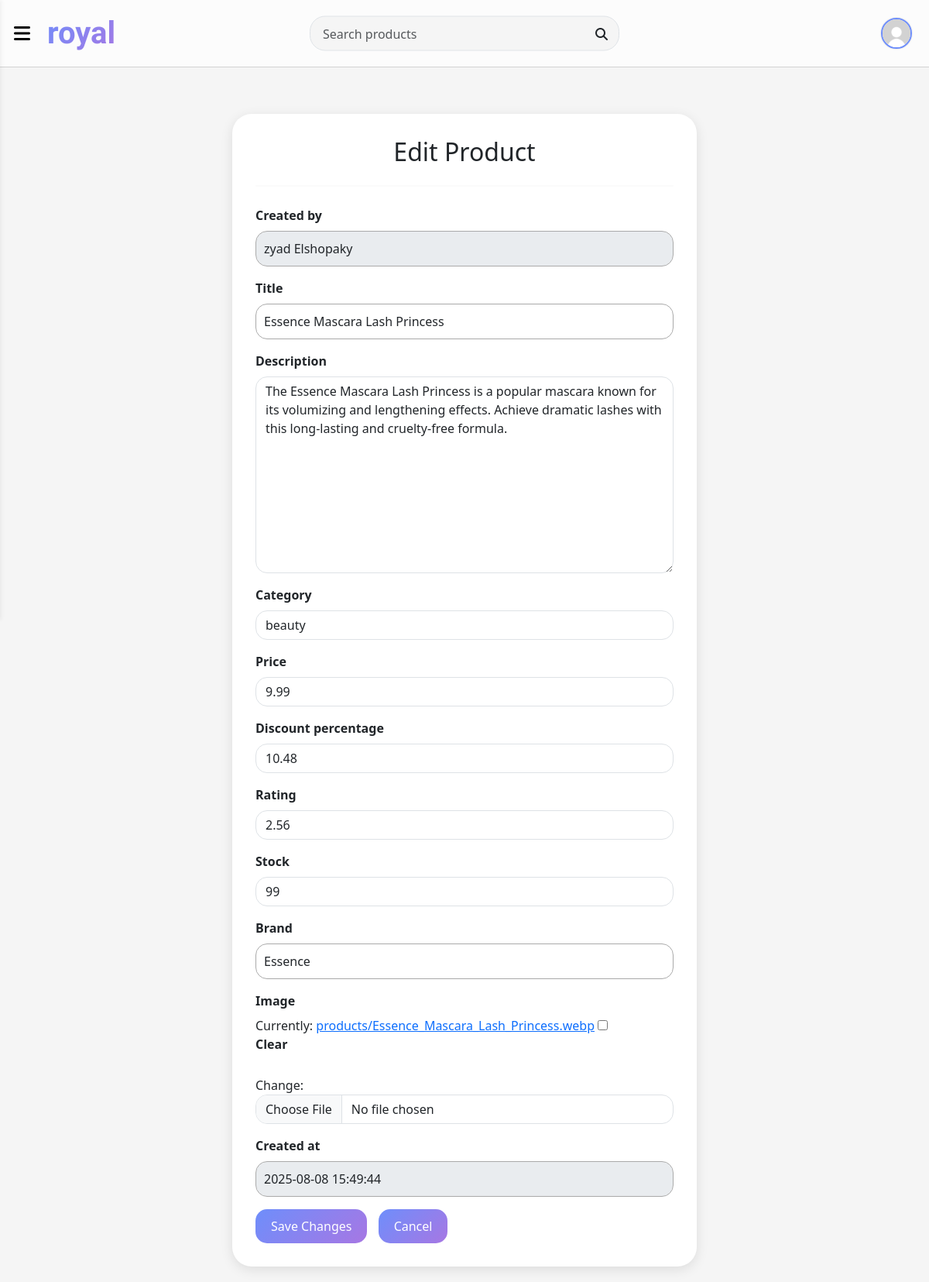
Screenshot of /products/edit/17/ (signed in) with the database file from the repository.
### accounts/models.py (models this page shows, shortened)
class CustomUser(AbstractUser):
    image = models.ImageField(upload_to='account/', null=True, blank=True , default='account/default_user.jpg')
    email = models.EmailField(unique=True)
    phone = models.CharField(max_length=11, blank=True)
    is_seller = models.BooleanField(default=False)
    date_joined = models.DateTimeField(auto_now_add=True)
    username = models.CharField(max_length=150, unique=False, blank=True, null=True)
    GENDER_CHOICES = [
        ('M', 'Male'),
        ('F', 'Female'),
    ]
    gender = models.CharField(
        max_length=1,
        choices=GENDER_CHOICES,
        blank=True,
        null=True
    )
    date_Birth= models.DateField(null=True, blank=True)
    USERNAME_FIELD = "email"
    REQUIRED_FIELDS = ["first_name", "last_name"]

### products/models.py (models this page shows, shortened)
class Product(models.Model):
    created_by = models.ForeignKey(User, on_delete=models.CASCADE, related_name='created_products')
    title = models.CharField(max_length=255)
    description = models.TextField()
    category = models.ForeignKey(category,on_delete=models.CASCADE, related_name='products')
    price = models.DecimalField(max_digits=10, decimal_places=2)
    discount_percentage = models.FloatField()
    rating = models.FloatField()
    stock = models.IntegerField()
    brand = models.CharField(max_length=100)
    image = models.ImageField(upload_to='products/', null=True, blank=True)
    created_at = models.DateTimeField(auto_now_add=True)

### products/views.py (the view)
# urls.py: path('products/edit/<int:pk>/', edit_product, name='edit_product'),
@login_required
def edit_product(request, pk):
    product = get_object_or_404(Product, id=pk, created_by=request.user)
    if request.method == 'POST':
        form = ProductForm(request.POST, request.FILES, instance=product, user=request.user)
        if form.is_valid():
            form.save()
            return redirect('my_products')
    else:
        form = ProductForm(instance=product, user=request.user)
    return render(request, 'products/product_ edit.html', {'form': form})

### products/forms.py
class ProductForm(forms.ModelForm):
    created_at = forms.DateTimeField(disabled=True, required=False ,initial=timezone.now())
    class Meta:
        model = Product
        fields = '__all__'
        exclude = ['created_by']
    def __init__(self, *args, **kwargs):
        self.user = kwargs.pop('user', None)
        super(ProductForm, self).__init__(*args, **kwargs)
        self.fields['created_at'].disabled = True
        for field in self.fields.values():
            field.widget.attrs['class'] = 'form-control'

### products/models.py (called while the page is built)
    def __str__(self):
        return self.name

### templates/products/product_ edit.html (shortened to what this page needs)
{% extends 'base.html' %}
{% load static %}
{% block contents %}
<div class="container">
  <div class="cardd product-form-cardd">
    <h2 class="text-center mb-4">Edit Product</h2>
    <hr class="product-form-divider">
    <form method="POST" enctype="multipart/form-data">
      <div class="mb-3">
        <label class="form-label">Created by</label>
        <input type="text" name="created_at" value="{{ user.username }}" class="form-control" disabled>
      </div>
      {% for field in form %}
        <div class="mb-3">
          <label class="form-label">{{ field.label }}</label>
          {{ field }}
        </div>
      {% endfor %}
      <button type="submit" class="btn btn-primary">Save Changes</button>
      <a href="{% url 'my_products' %}" class="btn btn-secondary">Cancel</a>
    </form>
  </div>
</div>
{% endblock %}

### templates/components/navbar.html (shortened to what this page needs)
{% if request.path != '/login/' and request.path != '/signup/' and request.path != '/payment/' and request.path != '/profile/'  %}
<link rel="stylesheet" href="https://cdnjs.cloudflare.com/ajax/libs/font-awesome/6.5.0/css/all.min.css">
  <nav class="navbar navbar-expand-lg sticky-navbar">
    <div class="container-fluid position-relative">
      <button id="toggleSidebar" class="me-3" type="button">
        <i class="fas fa-solid fa-sharp fa-bars"></i>
      </button>
      <a class="navbar-brand custom-logo" href="{% url 'home' %}">royal</a>
<form class="search-form position-absolute start-50 top-50 translate-middle" method="get" action="{% url 'home' %}">
  <div class="position-relative">
    <input type="search" name="q" class="form-control search-input ps-3 pe-5" placeholder="Search products" aria-label="Search">
  </div>
</form>
      <div class="collapse navbar-collapse justify-content-end" id="navbarSupportedContent">
        <ul class="navbar-nav gap-3 align-items-center">
          {% if user.is_authenticated %}
          <a href="{% url 'profile' %}" class="ms-4">
            <img src="{{ user.image.url }}" alt="profile" class="profile-img-navbar">
          </a>
          {% else %}
          <li class="nav-item">
            <a href="{% url 'login' %}" class="btn btn-danger btn-lg">
              <i class="fas fa-user me-1"></i> Log in
            </a>
          </li>
          {% endif %}
        </ul>
      </div>
    </div>
  </nav>
{% endif %}

### static/core/css/style.css (style rules this page uses)
body { background-color: #f5f5f5; margin: 0; padding: 0; }
.custom-logo { font-family: 'Lobster', cursive; font-size: 2.5rem; background: linear-gradient(135deg, #6e8efb, #a777e3); -webkit-background-clip: text; -webkit-text-fill-color: transparent; text-decoration: none; }
#toggleSidebar { background-color: #FCFCFC; color: #000; font-size: 24px; border: none; }
.sticky-navbar { position: sticky; top: 0; z-index: 1000; background-color: #FCFCFC; border-bottom: 1px solid lightgray; }
.btn, .btn-custom { border-radius: 15px; background: linear-gradient(135deg, #6e8efb, #a777e3); color: white; border: none; cursor: pointer; font-size: 16px; padding: 10px 20px; margin-right: 10px; transition: all 0.3s ease; }
.form-control { border-radius: 15px; }
.search-form { width: 100%; max-width: 400px; }
.search-input { background-color: #f5f5f5; border-radius: 20px; height: 45px; font-size: 16px; }
.profile-img-navbar { width: 40px; height: 40px; border-radius: 50%; object-fit: cover; border: 2px solid #6e8efb; box-shadow: 0 0 2px rgba(0, 0, 0, 0.2); margin-right: 10px; }
label { display: block; margin-bottom: 5px; font-weight: bold; }
input[type="text"], input[type="password"] { width: 100%; padding: 10px; margin-bottom: 15px; border: 1px solid #aaa; border-radius: 15px; }
nav { display: flex; justify-content: center; gap: 30px; padding: 16px; background-color: #FCFCFC; }
nav a { text-decoration: none; color: white; font-weight: bold; font-size: 18px; }
.product-form-cardd { max-width: 600px; margin: 60px auto 0 auto; padding: 30px; border-radius: 25px; box-shadow: 0 4px 16px rgba(0, 0, 0, 0.1); background-color: #fff; }
.product-form-divider { border-top: 2px solid #eee; margin-bottom: 25px; }
:root { --primary-color: #4361ee; --secondary-color: #3f37c9; --success-color: #4cc9f0; --danger-color: #f72585; --warning-color: #f8961e; --light-color: #f8f9fa; --dark-color: #212529; }
.container { width: 90%; max-width: 1400px; margin: 20px auto; }

### rows the page displays
CustomUser: image (placeholder picture), created_at "zyad Elshopaky"
Product: form "Essence Mascara Lash Princess" "The Essence Mascara Lash Princess is a popular mascara known for its volumizing and lengthening effects. Achieve dramatic lashes with this long-lasting and cruelty-free formula." "beauty" "9.99" "10.48" "2.56" "99" "Essence" "2025-08-08 15:49:44"

### other values shown
{{ field.label }} "Title" "Description" "Category" "Price" "Discount percentage" "Rating" "Stock" "Brand" "Image" "Created at"
